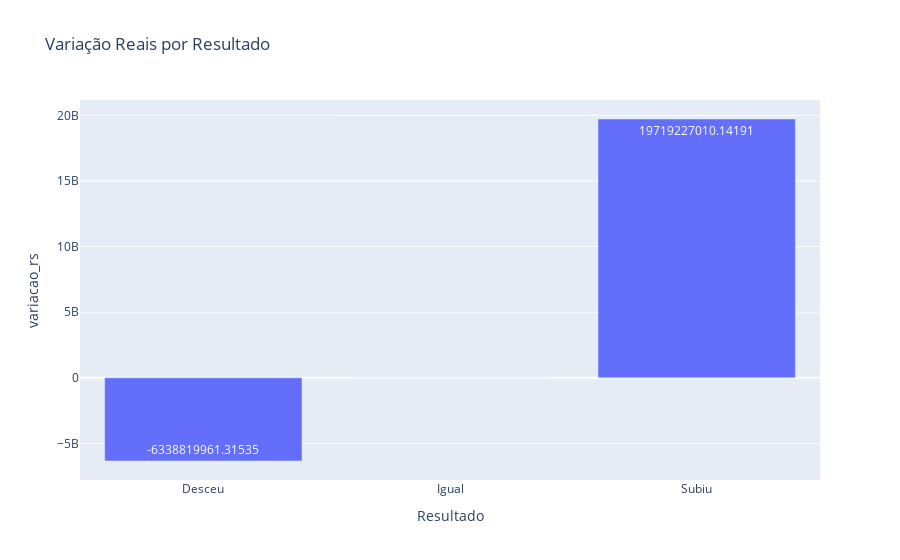

Write notebook code for a chart like this one.
### Code cell
fig = px.bar(df_analise_saldo, x = 'Resultado', y='variacao_rs', text='variacao_rs', title='Variação Reais por Resultado')
fig.show()

### Figure 1 — Plotly figure (JSON) as saved in the notebook; plotly's stock layout.template omitted (floating-point values rounded to 4 significant figures)
{"data": [{"alignmentgroup": "True", "hovertemplate": "Resultado=%{x}<br>variacao_rs=%{text}<extra></extra>", "legendgroup": "", "marker": {"color": "#636efa", "pattern": {"shape": ""}}, "name": "", "offsetgroup": "", "orientation": "v", "showlegend": false, "text": [-6339000000.0, 0, 19720000000.0], "textposition": "auto", "type": "bar", "x": ["Desceu", "Igual", "Subiu"], "xaxis": "x", "y": [-6339000000.0, 0, 19720000000.0], "yaxis": "y"}], "layout": {"barmode": "relative", "legend": {"tracegroupgap": 0}, "title": {"text": "Variação Reais por Resultado"}, "xaxis": {"anchor": "y", "domain": [0, 1], "title": {"text": "Resultado"}}, "yaxis": {"anchor": "x", "domain": [0, 1], "title": {"text": "variacao_rs"}}}}
